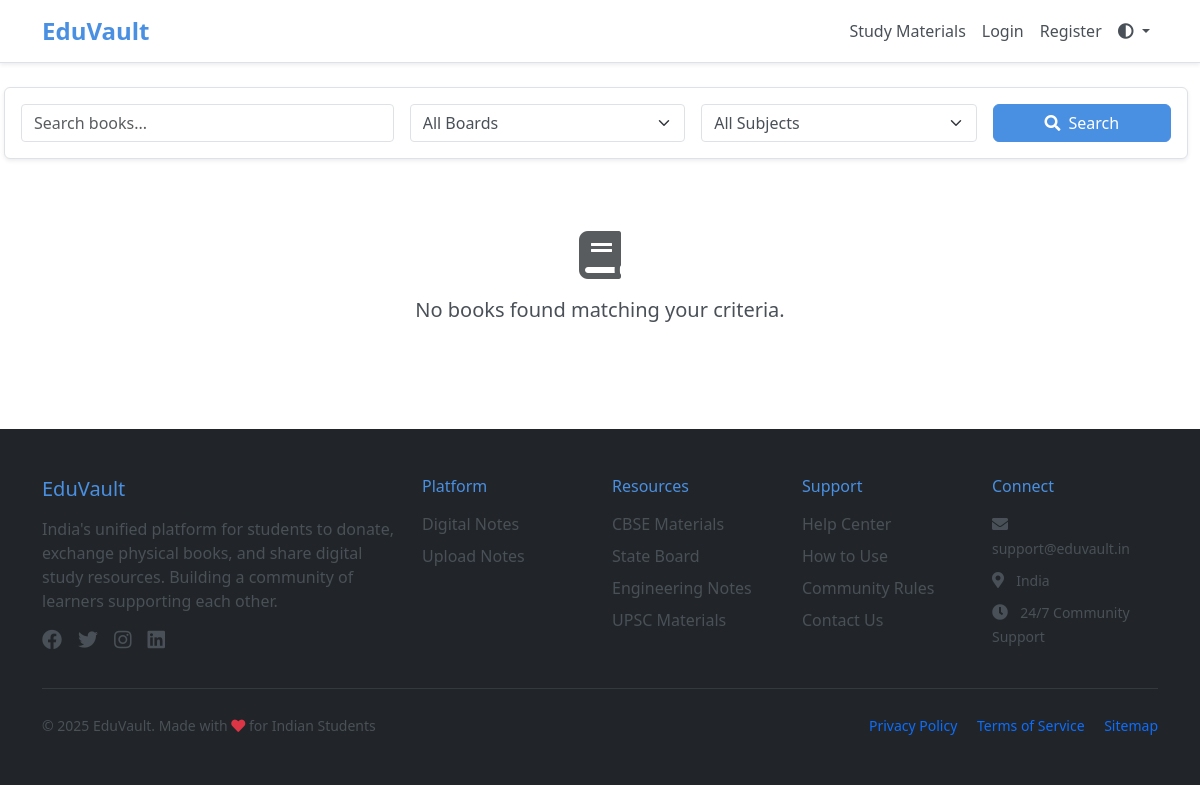
Before: /books/list.php with the older database file.
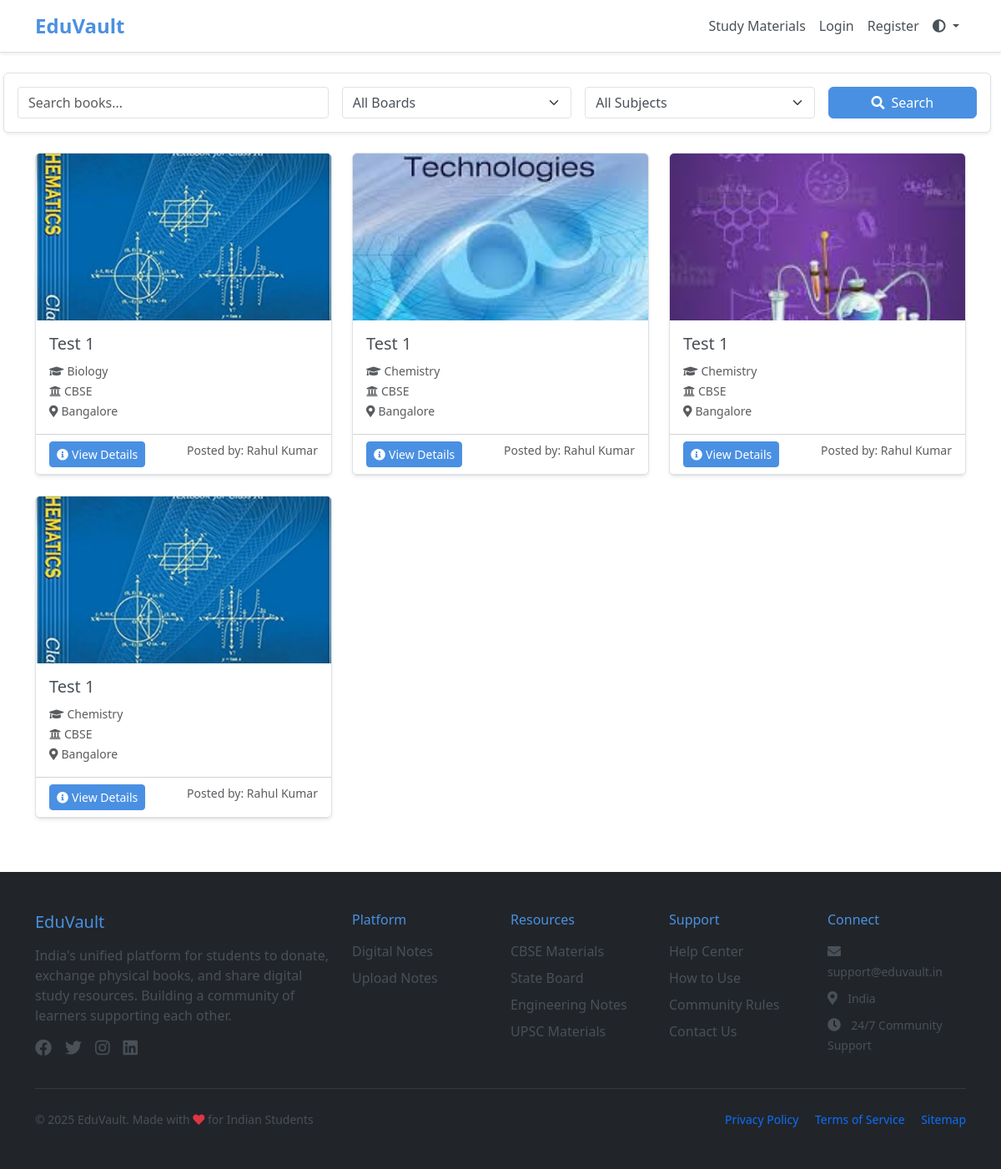
After: the same page with the newer database file.
### tables this page shows
CREATE TABLE `book_listings` (
  `id` int(11) NOT NULL,
  `user_id` int(11) DEFAULT NULL,
  `title` varchar(255) DEFAULT NULL,
  `status` enum('Available','Donated') DEFAULT 'Available',
  `image_path` varchar(255) DEFAULT NULL,
  `location` varchar(100) DEFAULT NULL,
  `created_at` timestamp NOT NULL DEFAULT current_timestamp(),
  `board_id` int(11) DEFAULT NULL,
  `subject_id` int(11) DEFAULT NULL
);

CREATE TABLE `subjects` (
  `id` int(11) NOT NULL,
  `name` varchar(100) NOT NULL
);

CREATE TABLE `boards` (
  `id` int(11) NOT NULL,
  `name` varchar(50) NOT NULL
);

CREATE TABLE `users` (
  `id` int(11) NOT NULL,
  `name` varchar(100) NOT NULL,
  `email` varchar(100) NOT NULL,
  `password` varchar(255) NOT NULL,
  `location` varchar(100) DEFAULT NULL,
  `phone` varchar(15) DEFAULT NULL,
  `status` enum('blocked','active') NOT NULL DEFAULT 'active',
  `created_at` timestamp NOT NULL DEFAULT current_timestamp(),
  `last_active` timestamp NULL DEFAULT current_timestamp(),
  `latitude` decimal(10,8) DEFAULT NULL,
  `longitude` decimal(11,8) DEFAULT NULL
);

### includes/session.php (called while the page is built, shortened)
<?php
function isLoggedIn()
{
    return isset($_SESSION['user_id']);
}
?>

### books/list.php (the view, shortened to what the changed rows need)
<?php
require_once '../includes/db_connect.php';
require_once '../includes/session.php';
$where_conditions = ["b.status = ?"];
$params = ["Available"];
$param_types = "s";
$items_per_page = 12;
$current_page = isset($_GET['page']) ? (int)$_GET['page'] : 1;
$offset = ($current_page - 1) * $items_per_page;
$where_clause = implode(' AND ', $where_conditions);
$query = "SELECT b.*, u.name as owner_name, u.location as owner_location, s.name as subject, bo.name as board,u.id as owner_id,
         b.image_path, b.created_at, b.user_id
FROM book_listings b
JOIN users u ON b.user_id = u.id
JOIN subjects s ON b.subject_id = s.id
JOIN boards bo ON b.board_id = bo.id
WHERE $where_clause
ORDER BY b.created_at DESC
LIMIT ?, ?";
$stmt = mysqli_prepare($mysqli, $query);
$param_types .= "ii";
$params[] = $offset;
$params[] = $items_per_page;
if (!mysqli_stmt_bind_param($stmt, $param_types, ...$params)) {
    die("Parameter binding failed: " . mysqli_stmt_error($stmt));
}
if (!mysqli_stmt_execute($stmt)) {
    die("Query execution failed: " . mysqli_stmt_error($stmt));
}
$result = mysqli_stmt_get_result($stmt);
require_once '../includes/header.php';
?>
<div class="container-md">
    <div class="row">
        <?php if (mysqli_num_rows($result) > 0): ?>
            <?php while ($book = mysqli_fetch_assoc($result)): ?>
                <div class="col-md-4 mb-4">
                    <div class="card h-100 shadow-sm">
                        <?php if (!empty($book['image_path'])):?>
                            <img src="<?php echo $book['image_path']; ?>" class="card-img-top" alt="Book Cover"
                                 style="height: 200px; object-fit: cover;">
                        <?php endif; ?>
                        <div class="card-body">
                            <h5 class="card-title"><?php echo htmlspecialchars($book['title']); ?></h5>
                            <p class="card-text">
                                <small class="text-muted">
                                    <i class="fas fa-graduation-cap me-1"></i><?php echo htmlspecialchars($book['subject']); ?>
                                    <br>
                                    <i class="fas fa-university me-1"></i><?php echo htmlspecialchars($book['board']); ?>
                                    <br>
                                    <i class="fas fa-map-marker-alt me-1"></i><?php echo htmlspecialchars($book['owner_location']); ?>
                                </small>
                            </p>
                        </div>
                        <div class="card-footer gy-2">
                            <?php if (isLoggedIn()): ?>
                                <a href="view.php?id=<?php echo $book['id']; ?>" class="btn btn-primary btn-sm">
                                    <i class="fas fa-info-circle me-1"></i>View Details
                                </a>
                                <button class="btn btn-danger btn-sm" data-bs-toggle="modal" data-bs-target="#exampleModal"
                                    data-content-type="book" data-report-id="<?php echo $book['id']; ?>"
                                    data-report-title="<?php echo htmlspecialchars($book['title']); ?>">
                                    <i class="fas fa-flag me-1"></i>Report
                                </button>
                            <?php else: ?>
                                <a href="view.php?id=<?php echo $book['id']; ?>" class="btn btn-primary btn-sm">
                                    <i class="fas fa-info-circle me-1"></i>View Details
                                </a>
                            <?php endif; ?>
                            <small class="float-end text-muted">
                            <?php if (isLoggedIn()): ?>
                                Posted by: <a href="../pages/view.php?id=<?php echo htmlspecialchars($book['owner_id']) ?>">
                                <?php echo htmlspecialchars($book['owner_name']); ?></a>
                            <?php else: ?>
                                Posted by: <?php echo htmlspecialchars($book['owner_name']); ?>
                            <?php endif; ?>
                            </small>
                        </div>
                    </div>
                </div>
            <?php endwhile; ?>
        <?php else: ?>
            <div class="col-12 text-center py-5">
                <i class="fas fa-book fa-3x text-muted mb-3"></i>
                <p class="lead">No books found matching your criteria.</p>
            </div>
        <?php endif; ?>
    </div>
</div>
<?php require_once '../includes/footer.php'; ?>

Changed rows visible on the page:
added book_listings: image_path (picture), title "Test 1", subject.name "Biology", board.name "CBSE", user.location "Bangalore", user.name "Rahul Kumar"
added book_listings: image_path (picture), title "Test 1", subject.name "Chemistry", board.name "CBSE", user.location "Bangalore", user.name "Rahul Kumar"
added book_listings: image_path (picture), title "Test 1", subject.name "Chemistry", board.name "CBSE", user.location "Bangalore", user.name "Rahul Kumar"
added book_listings: image_path (picture), title "Test 1", subject.name "Chemistry", board.name "CBSE", user.location "Bangalore", user.name "Rahul Kumar"
Other visible differences:
text no longer shown: "No books found matching your criteria."
